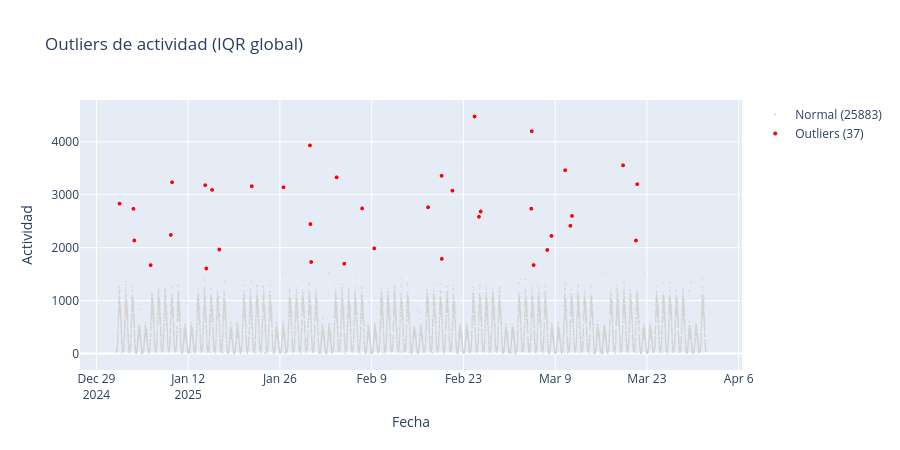

The notebook cell this image was saved under:
### Markdown cell above
## 5. Localización temporal de outliers de actividad

Puntos normales en gris, outliers (IQR global) en rojo.

### Code cell
q1 = df["actividad"].quantile(0.25)
q3 = df["actividad"].quantile(0.75)
iqr = q3 - q1
df["is_outlier_act"] = (df["actividad"] < q1 - 1.5 * iqr) | (df["actividad"] > q3 + 1.5 * iqr)

fig = go.Figure()
normal = df[~df["is_outlier_act"]]
outliers = df[df["is_outlier_act"]]

fig.add_trace(go.Scattergl(x=normal["timestamp_local"], y=normal["actividad"],
                            mode="markers", marker=dict(size=1.5, color="lightgray"),
                            name=f"Normal ({len(normal)})"))
fig.add_trace(go.Scattergl(x=outliers["timestamp_local"], y=outliers["actividad"],
                            mode="markers", marker=dict(size=4, color="red"),
                            name=f"Outliers ({len(outliers)})"))

fig.update_layout(title="Outliers de actividad (IQR global)", height=450,
                  xaxis_title="Fecha", yaxis_title="Actividad")
fig.show()

print(f"Total outliers actividad: {len(outliers)} ({len(outliers)/len(df)*100:.2f}%)")

### Figure 1 — Plotly figure (JSON) as saved in the notebook; plotly's stock layout.template omitted (floating-point values rounded to 4 significant figures; data arrays with more than 128 entries replaced by an {"elided": "..."} marker saying what was removed)
{"data": [{"marker": {"color": "lightgray", "size": 1.5}, "mode": "markers", "name": "Normal (25883)", "type": "scattergl", "x": {"elided": "25883 str values"}, "y": {"elided": "25883 int values"}}, {"marker": {"color": "red", "size": 4}, "mode": "markers", "name": "Outliers (37)", "type": "scattergl", "x": ["2025-01-01T12:35:00.000000000", "2025-01-03T15:40:00.000000000", "2025-01-03T18:35:00.000000000", "2025-01-06T06:20:00.000000000", "2025-01-09T08:30:00.000000000", "2025-01-09T12:55:00.000000000", "2025-01-14T14:15:00.000000000", "2025-01-14T18:25:00.000000000", "2025-01-15T15:25:00.000000000", "2025-01-16T17:55:00.000000000", "2025-01-21T16:40:00.000000000", "2025-01-26T13:05:00.000000000", "2025-01-30T13:55:00.000000000", "2025-01-30T15:50:00.000000000", "2025-01-30T18:20:00.000000000", "2025-02-03T15:25:00.000000000", "2025-02-04T19:40:00.000000000", "2025-02-07T13:00:00.000000000", "2025-02-09T09:15:00.000000000", "2025-02-17T14:30:00.000000000", "2025-02-19T15:55:00.000000000", "2025-02-19T16:45:00.000000000", "2025-02-21T07:45:00.000000000", "2025-02-24T16:40:00.000000000", "2025-02-25T08:55:00.000000000", "2025-02-25T15:00:00.000000000", "2025-03-05T08:35:00.000000000", "2025-03-05T10:00:00.000000000", "2025-03-05T16:45:00.000000000", "2025-03-07T19:05:00.000000000", "2025-03-08T10:15:00.000000000", "2025-03-10T12:30:00.000000000", "2025-03-11T07:40:00.000000000", "2025-03-11T13:30:00.000000000", "2025-03-19T08:35:00.000000000", "2025-03-21T07:50:00.000000000", "2025-03-21T12:15:00.000000000"], "y": [2833, 2735, 2136, 1671, 2241, 3236, 3182, 1607, 3092, 1966, 3162, 3141, 3932, 2446, 1730, 3329, 1698, 2742, 1986, 2764, 3358, 1789, 3078, 4479, 2584, 2684, 2737, 4201, 1672, 1957, 2222, 3464, 2413, 2600, 3556, 2136, 3200]}], "layout": {"height": 450, "title": {"text": "Outliers de actividad (IQR global)"}, "xaxis": {"title": {"text": "Fecha"}}, "yaxis": {"title": {"text": "Actividad"}}}}
